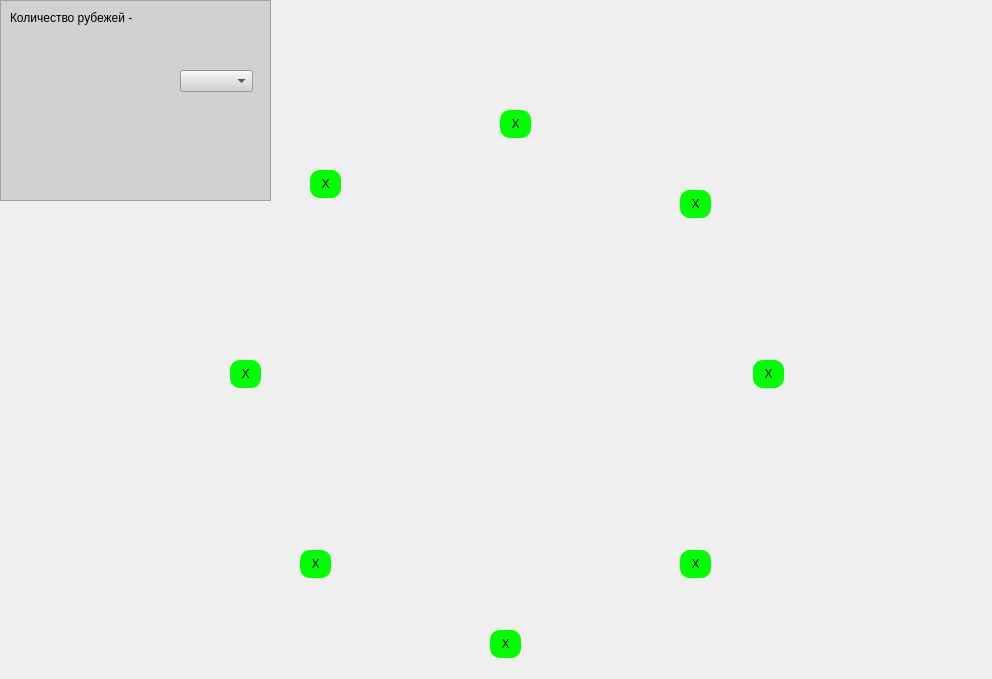
<?xml version="1.0" encoding="UTF-8"?>
<ui version="4.0">
 <class>MainWindow</class>
 <widget class="QMainWindow" name="MainWindow">
  <property name="geometry">
   <rect>
    <x>0</x>
    <y>0</y>
    <width>992</width>
    <height>679</height>
   </rect>
  </property>
  <property name="windowTitle">
   <string>MainWindow</string>
  </property>
  <widget class="QWidget" name="centralwidget">
   <widget class="QLabel" name="label">
    <property name="geometry">
     <rect>
      <x>0</x>
      <y>-10</y>
      <width>1000</width>
      <height>691</height>
     </rect>
    </property>
    <property name="text">
     <string/>
    </property>
    <property name="pixmap">
     <pixmap>back_2.jpg</pixmap>
    </property>
   </widget>
   <widget class="QLabel" name="label_2">
    <property name="geometry">
     <rect>
      <x>4</x>
      <y>110</y>
      <width>991</width>
      <height>611</height>
     </rect>
    </property>
    <property name="text">
     <string/>
    </property>
    <property name="pixmap">
     <pixmap>3.png</pixmap>
    </property>
   </widget>
   <widget class="QPushButton" name="pushRub_3">
    <property name="geometry">
     <rect>
      <x>500</x>
      <y>110</y>
      <width>31</width>
      <height>28</height>
     </rect>
    </property>
    <property name="styleSheet">
     <string notr="true">border-radius: 10px;
background-color: rgb(0, 255, 0);</string>
    </property>
    <property name="text">
     <string>X</string>
    </property>
   </widget>
   <widget class="QPushButton" name="pushRub_2">
    <property name="geometry">
     <rect>
      <x>680</x>
      <y>190</y>
      <width>31</width>
      <height>28</height>
     </rect>
    </property>
    <property name="styleSheet">
     <string notr="true">border-radius: 10px;
background-color: rgb(0, 255, 0);</string>
    </property>
    <property name="text">
     <string>X</string>
    </property>
   </widget>
   <widget class="QPushButton" name="pushRub_1">
    <property name="geometry">
     <rect>
      <x>753</x>
      <y>360</y>
      <width>31</width>
      <height>28</height>
     </rect>
    </property>
    <property name="styleSheet">
     <string notr="true">border-radius: 10px;
background-color: rgb(0, 255, 0);</string>
    </property>
    <property name="text">
     <string>X</string>
    </property>
   </widget>
   <widget class="QPushButton" name="pushRub_4">
    <property name="geometry">
     <rect>
      <x>310</x>
      <y>170</y>
      <width>31</width>
      <height>28</height>
     </rect>
    </property>
    <property name="styleSheet">
     <string notr="true">border-radius: 10px;
background-color: rgb(0, 255, 0);</string>
    </property>
    <property name="text">
     <string>X</string>
    </property>
   </widget>
   <widget class="QPushButton" name="pushRub_5">
    <property name="geometry">
     <rect>
      <x>230</x>
      <y>360</y>
      <width>31</width>
      <height>28</height>
     </rect>
    </property>
    <property name="styleSheet">
     <string notr="true">border-radius: 10px;
background-color: rgb(0, 255, 0);</string>
    </property>
    <property name="text">
     <string>X</string>
    </property>
   </widget>
   <widget class="QPushButton" name="pushRub_6">
    <property name="geometry">
     <rect>
      <x>300</x>
      <y>550</y>
      <width>31</width>
      <height>28</height>
     </rect>
    </property>
    <property name="styleSheet">
     <string notr="true">border-radius: 10px;
background-color: rgb(0, 255, 0);</string>
    </property>
    <property name="text">
     <string>X</string>
    </property>
   </widget>
   <widget class="QPushButton" name="pushRub_7">
    <property name="geometry">
     <rect>
      <x>490</x>
      <y>630</y>
      <width>31</width>
      <height>28</height>
     </rect>
    </property>
    <property name="styleSheet">
     <string notr="true">border-radius: 10px;
background-color: rgb(0, 255, 0);</string>
    </property>
    <property name="text">
     <string>X</string>
    </property>
   </widget>
   <widget class="QPushButton" name="pushRub_8">
    <property name="geometry">
     <rect>
      <x>680</x>
      <y>550</y>
      <width>31</width>
      <height>28</height>
     </rect>
    </property>
    <property name="styleSheet">
     <string notr="true">border-radius: 10px;
background-color: rgb(0, 255, 0);</string>
    </property>
    <property name="text">
     <string>X</string>
    </property>
   </widget>
   <widget class="QFrame" name="frame">
    <property name="geometry">
     <rect>
      <x>0</x>
      <y>0</y>
      <width>271</width>
      <height>201</height>
     </rect>
    </property>
    <property name="styleSheet">
     <string notr="true">background-color: rgb(209, 209, 209);
font: 9pt &quot;MS Shell Dlg 2&quot;;</string>
    </property>
    <property name="frameShape">
     <enum>QFrame::StyledPanel</enum>
    </property>
    <property name="frameShadow">
     <enum>QFrame::Raised</enum>
    </property>
    <widget class="QLabel" name="label_3">
     <property name="geometry">
      <rect>
       <x>10</x>
       <y>10</y>
       <width>161</width>
       <height>16</height>
      </rect>
     </property>
     <property name="text">
      <string>Количество рубежей -</string>
     </property>
    </widget>
    <widget class="QComboBox" name="comboBox">
     <property name="geometry">
      <rect>
       <x>180</x>
       <y>70</y>
       <width>73</width>
       <height>22</height>
      </rect>
     </property>
    </widget>
   </widget>
  </widget>
 </widget>
 <resources/>
 <connections/>
</ui>
